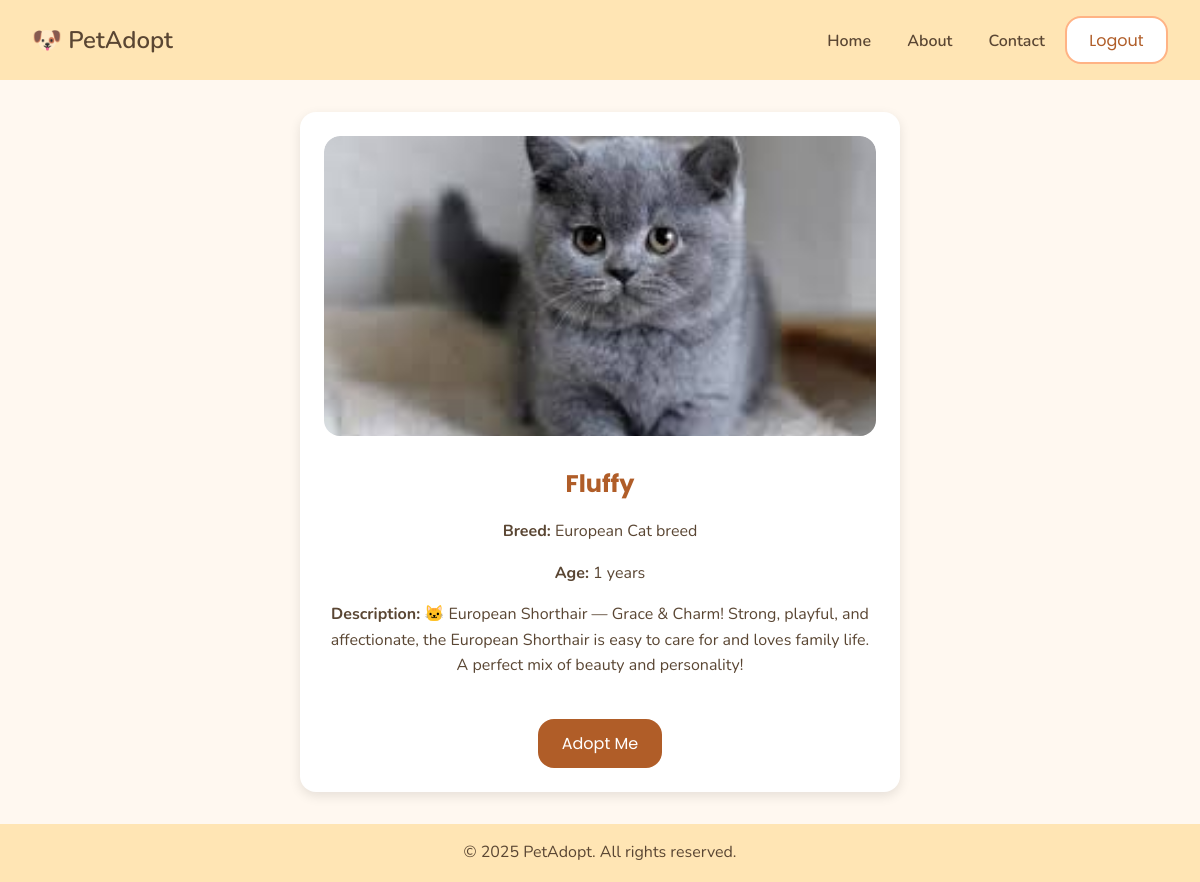
The app's page /pet/9/ (signed in) with its own data.
### main/models.py (models this page shows, shortened)
class Pet(models.Model):
    name = models.CharField(max_length=100)
    breed = models.CharField(max_length=100)
    age = models.IntegerField()
    image = models.ImageField(upload_to='pets/')
    description = models.TextField()
    adopted = models.BooleanField(default=False)

### main/views.py (the view)
# urls.py: path('pet/<int:pet_id>/', views.pet_detail, name='pet_detail'),
@login_required
def pet_detail(request, pet_id):
    pet = get_object_or_404(Pet, id=pet_id)
    return render(request, 'main/pet_detail.html', {'pet': pet})

### main/templates/main/pet_detail.html
{% extends 'main/base.html' %}
{% block content %}
<div style="max-width: 600px; margin: 2rem auto; text-align: center;">
  <div class="card" style="
    padding: 1.5rem;
    border-radius: 1rem;
    box-shadow: 0 4px 12px rgba(0, 0, 0, 0.1);
    background-color: #fff;
    ">
    <div style="overflow: hidden; border-radius: 1rem; margin-bottom: 1rem;">
      <img src="{{ pet.image.url }}"
           alt="{{ pet.name }}"
           style="width: 100%; height: 300px; object-fit: cover; border-radius: 1rem;">
    </div>
    <h2 style="margin-bottom: 0.5rem;">{{ pet.name }}</h2>
    <p><strong>Breed:</strong> {{ pet.breed }}</p>
    <p><strong>Age:</strong> {{ pet.age }} years</p>
    <p><strong>Description:</strong> {{ pet.description }}</p>
    {% if not pet.adopted %}
      <a href="{% url 'adopt_pet' pet.id %}">
        <button style="
          margin-top: 1.5rem;
          background-color: var(--highlight-color);
          color: white;
          border: none;
          padding: 0.75rem 1.5rem;
          border-radius: var(--border-radius);
          font-family: 'Poppins', sans-serif;
          cursor: pointer;
          transition: 0.3s ease-in-out;
        " onmouseover="this.style.backgroundColor='#7A3E2B'" onmouseout="this.style.backgroundColor='var(--highlight-color)'">
          Adopt Me
        </button>
      </a>
    {% else %}
      <p style="color: red; font-weight: bold; margin-top: 1rem;">Already Adopted</p>
    {% endif %}
  </div>
</div>
{% endblock %}

### main/static/css/global.css (style rules this page uses)
:root { --primary-color: #FFE5B4; --secondary-color: #FFF8F0; --accent-color: #FFB385; --text-color: #5A4633; --highlight-color: #B05D28; --button-hover: #ff985c; --card-bg: #fff; --border-radius: 1rem; --transition-speed: 0.3s; }
body { margin: 0; font-family: 'Nunito', sans-serif; background-color: var(--secondary-color); color: var(--text-color); line-height: 1.6; font-size: 16px; }
h1, h2, h3, h4 { font-family: 'Poppins', sans-serif; color: var(--highlight-color); margin-bottom: 0.5rem; }
a { color: var(--highlight-color); text-decoration: none; transition: color var(--transition-speed); }
button, .btn-primary, .btn-secondary { font-family: 'Poppins', sans-serif; padding: 0.6rem 1.4rem; border: none; border-radius: var(--border-radius); cursor: pointer; transition: background-color var(--transition-speed), transform var(--transition-speed); font-size: 1rem; }
.card { background-color: var(--card-bg); border-radius: var(--border-radius); box-shadow: 0 8px 16px rgba(0,0,0,0.08); padding: 1.2rem; transition: transform var(--transition-speed), box-shadow var(--transition-speed); }
.card img { width: 100%; height: 180px; object-fit: cover; border-radius: var(--border-radius); }

### records on screen
Pet: image (picture), name "Fluffy", breed "European Cat breed", age "1", description "🐱 European Shorthair — Grace & Charm! Strong, playful, and affectionate, the European Shorthair is easy to care for and loves family life. A perfect mix of beauty and personality!"

### other values on screen
{{ year|default:2025 }} "2025"
